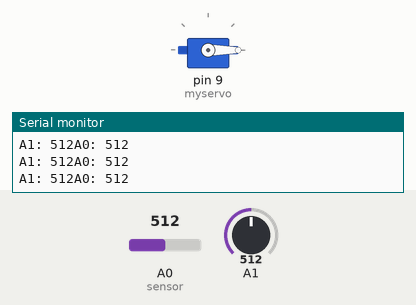
The sketch below on a simulated Arduino Uno, built with avr-gcc and run on an emulated ATmega328P. Parts: servo, the last lines printed to the serial monitor. The inputs (shaded band) are chosen by the test bench; at power-on: A0 (sensor) = 512, A1 = 512.

Above: at 1.2 s.
1.3 s: A0 (sensor) set to 456
4.3 s: A0 (sensor) set to 433
At 5.4 s:
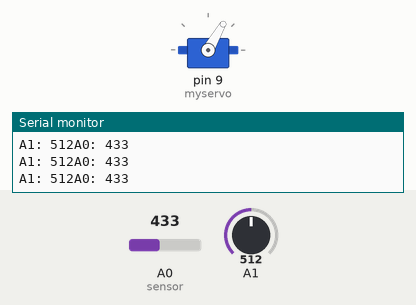
5.8 s: A1 set to 106
8.8 s: A1 set to 93
10.3 s: A1 set to 589
13.3 s: A1 set to 617
At 13.83 s:
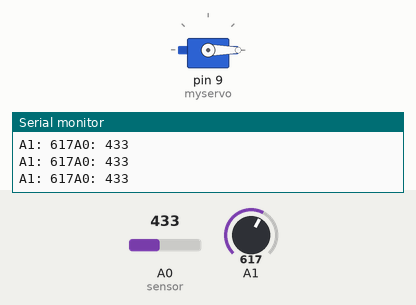
Timing chart, 0 to 17.3 s (numbered marks = the images above; inputs shaded):
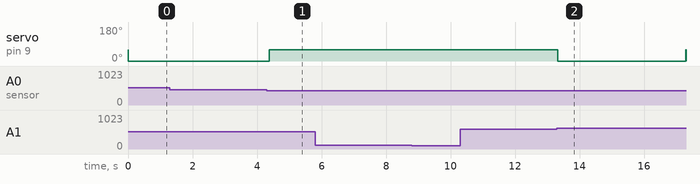

Measured:
- the behaviour switches between 441 and 440 on A0 (sensor) (found by bisection; images 0 and 1)
- the behaviour switches between 600 and 601 on A1 (found by bisection; images 1 and 2)
- after the input at 4.3 s, servo on pin 9 (myservo): 0° → 60° after 0.07 s instead of 1.5 s
- after the input at 13.3 s, servo on pin 9 (myservo): 60° → 0° at once, → 60° 4.0 s later

The sketch:

sketch_aug13a.ino
```cpp
#include <Servo.h>
#define threshold 440
#define unpress_angle 60
#define press_angle 0
#define threshold2 600

Servo myservo;  // create servo object to control a servo

void setup() {
  myservo.attach(9);  // attaches the servo on pin 9 to the servo object
  myservo.write(unpress_angle);
  Serial.begin(9600); // initialize serial communication at 9600 bits per second
}

void loop() {
  int sensorValue = analogRead(A0); // read the value from the sensor
  int sensorValue2=analogRead(A1);

  // Display the sensor value on the serial monitor
  Serial.print("A1: ");
  Serial.print(sensorValue2);
  Serial.print("A0: ");
  Serial.println(sensorValue);

  myservo.write(unpress_angle);  // unpress the button
  delay(1);

  if(sensorValue2 > threshold2){
    if (sensorValue < threshold) {
    myservo.write(press_angle);  // press the button
    delay(100);  // waits 100ms for the servo to reach the position
    }
  }else{
    if (sensorValue > threshold) {
    myservo.write(press_angle);  // press the button
    delay(100);  // waits 100ms for the servo to reach the position
    }
  }

}
```
